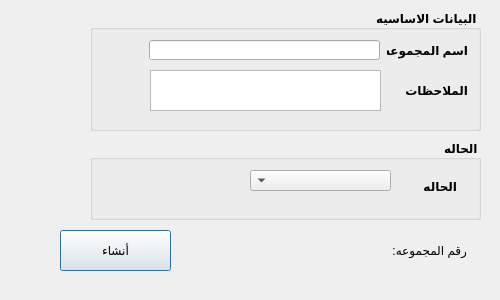
<?xml version="1.0" encoding="UTF-8"?>
<ui version="4.0">
 <class>pos_parameter</class>
 <widget class="QDialog" name="pos_parameter">
  <property name="geometry">
   <rect>
    <x>0</x>
    <y>0</y>
    <width>500</width>
    <height>300</height>
   </rect>
  </property>
  <property name="sizePolicy">
   <sizepolicy hsizetype="Preferred" vsizetype="Preferred">
    <horstretch>0</horstretch>
    <verstretch>0</verstretch>
   </sizepolicy>
  </property>
  <property name="minimumSize">
   <size>
    <width>500</width>
    <height>300</height>
   </size>
  </property>
  <property name="maximumSize">
   <size>
    <width>500</width>
    <height>300</height>
   </size>
  </property>
  <property name="windowTitle">
   <string>user</string>
  </property>
  <property name="toolTip">
   <string/>
  </property>
  <property name="autoFillBackground">
   <bool>false</bool>
  </property>
  <property name="styleSheet">
   <string notr="true"/>
  </property>
  <widget class="QPushButton" name="pushButton">
   <property name="geometry">
    <rect>
     <x>60</x>
     <y>230</y>
     <width>111</width>
     <height>41</height>
    </rect>
   </property>
   <property name="text">
    <string>أنشاء</string>
   </property>
  </widget>
  <widget class="QLabel" name="label_4">
   <property name="geometry">
    <rect>
     <x>386</x>
     <y>240</y>
     <width>81</width>
     <height>20</height>
    </rect>
   </property>
   <property name="text">
    <string>رقم المجموعه:</string>
   </property>
  </widget>
  <widget class="QGroupBox" name="groupBox">
   <property name="geometry">
    <rect>
     <x>90</x>
     <y>10</y>
     <width>391</width>
     <height>121</height>
    </rect>
   </property>
   <property name="font">
    <font>
     <weight>75</weight>
     <bold>true</bold>
    </font>
   </property>
   <property name="layoutDirection">
    <enum>Qt::RightToLeft</enum>
   </property>
   <property name="title">
    <string>البيانات الاساسيه</string>
   </property>
   <widget class="QLabel" name="label">
    <property name="geometry">
     <rect>
      <x>297</x>
      <y>30</y>
      <width>81</width>
      <height>20</height>
     </rect>
    </property>
    <property name="font">
     <font>
      <weight>75</weight>
      <bold>true</bold>
     </font>
    </property>
    <property name="text">
     <string>اسم المجموعه</string>
    </property>
   </widget>
   <widget class="QLabel" name="label_2">
    <property name="geometry">
     <rect>
      <x>307</x>
      <y>70</y>
      <width>71</width>
      <height>20</height>
     </rect>
    </property>
    <property name="font">
     <font>
      <weight>75</weight>
      <bold>true</bold>
     </font>
    </property>
    <property name="text">
     <string>الملاحظات</string>
    </property>
   </widget>
   <widget class="QLineEdit" name="group_name">
    <property name="geometry">
     <rect>
      <x>59</x>
      <y>30</y>
      <width>231</width>
      <height>20</height>
     </rect>
    </property>
   </widget>
   <widget class="QTextEdit" name="notes">
    <property name="geometry">
     <rect>
      <x>60</x>
      <y>60</y>
      <width>231</width>
      <height>41</height>
     </rect>
    </property>
   </widget>
  </widget>
  <widget class="QGroupBox" name="groupBox_2">
   <property name="geometry">
    <rect>
     <x>90</x>
     <y>140</y>
     <width>391</width>
     <height>80</height>
    </rect>
   </property>
   <property name="font">
    <font>
     <weight>75</weight>
     <bold>true</bold>
    </font>
   </property>
   <property name="layoutDirection">
    <enum>Qt::RightToLeft</enum>
   </property>
   <property name="title">
    <string>الحاله</string>
   </property>
   <widget class="QLabel" name="label_3">
    <property name="geometry">
     <rect>
      <x>320</x>
      <y>40</y>
      <width>47</width>
      <height>13</height>
     </rect>
    </property>
    <property name="font">
     <font>
      <weight>75</weight>
      <bold>true</bold>
     </font>
    </property>
    <property name="text">
     <string>الحاله</string>
    </property>
   </widget>
   <widget class="QComboBox" name="CMB_Status">
    <property name="geometry">
     <rect>
      <x>160</x>
      <y>30</y>
      <width>141</width>
      <height>21</height>
     </rect>
    </property>
   </widget>
  </widget>
  <widget class="QLabel" name="label_num">
   <property name="geometry">
    <rect>
     <x>330</x>
     <y>240</y>
     <width>47</width>
     <height>21</height>
    </rect>
   </property>
   <property name="text">
    <string/>
   </property>
  </widget>
 </widget>
 <resources/>
 <connections/>
</ui>
